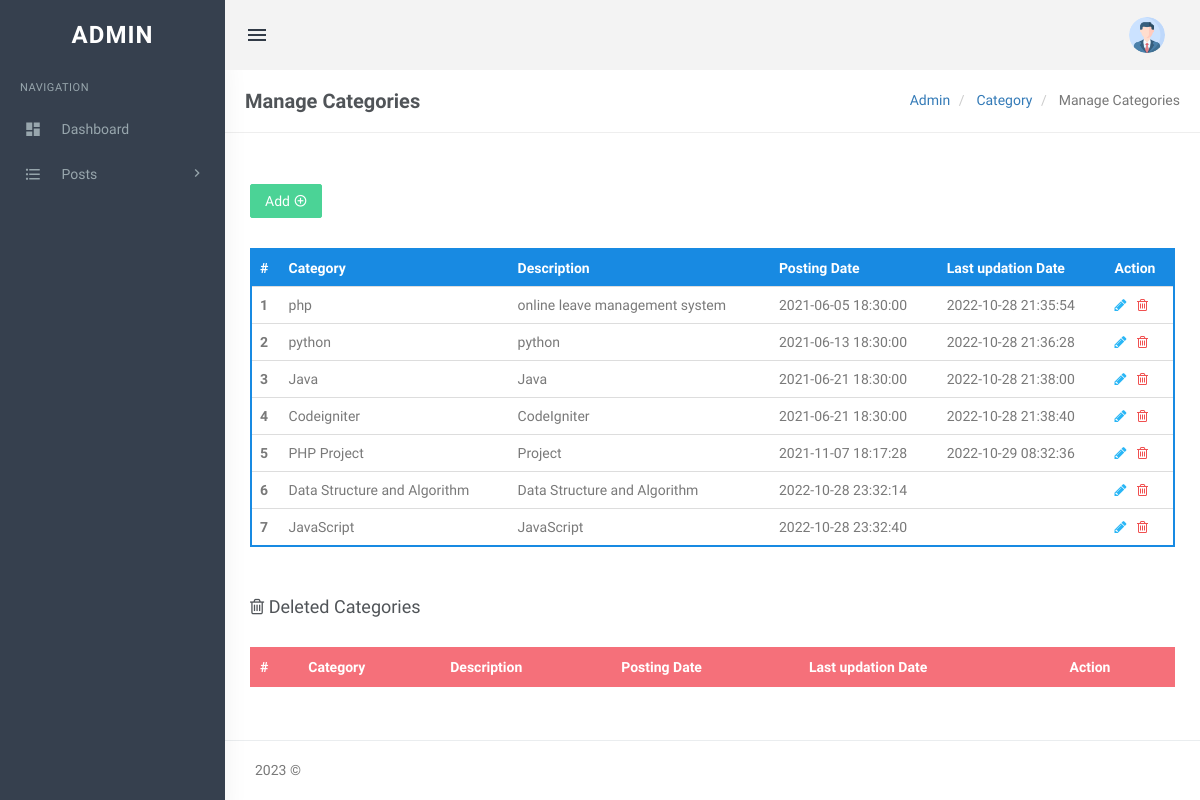
Screenshot of /php/admin/manage-categories.php with the database file from the repository.
### tables this page shows
CREATE TABLE `tblcategory` (
  `id` int(11) NOT NULL,
  `CategoryName` varchar(200) DEFAULT NULL,
  `Description` mediumtext DEFAULT NULL,
  `PostingDate` timestamp NULL DEFAULT current_timestamp(),
  `UpdationDate` timestamp NULL DEFAULT NULL ON UPDATE current_timestamp(),
  `Is_Active` int(1) DEFAULT NULL
);

### php/admin/manage-categories.php (the view, shortened to what this page needs)
<?php
include('includes/config.php');
?>
<!DOCTYPE html>
<html lang="en">
<head>
    <link href="assets/css/bootstrap.min.css" rel="stylesheet" type="text/css" />
    <link href="assets/css/core.css" rel="stylesheet" type="text/css" />
    <link href="assets/css/components.css" rel="stylesheet" type="text/css" />
    <link href="assets/css/icons.css" rel="stylesheet" type="text/css" />
    <link href="assets/css/pages.css" rel="stylesheet" type="text/css" />
    <link href="assets/css/menu.css" rel="stylesheet" type="text/css" />
    <link href="assets/css/responsive.css" rel="stylesheet" type="text/css" />
    <link rel="stylesheet" href="../plugins/switchery/switchery.min.css">
</head>
<body class="fixed-left">
    <div id="wrapper">
        <?php include('includes/topheader.php');?>
        <?php include('includes/leftsidebar.php');?>
        <div class="content-page">
            <div class="content">
                <div class="container">
                    <div class="row">
                        <div class="col-xs-12">
                            <div class="page-title-box">
                                <h4 class="page-title">Manage Categories</h4>
                                <ol class="breadcrumb p-0 m-0">
                                    <li>
                                        <a href="#">Admin</a>
                                    </li>
                                    <li>
                                        <a href="#">Category </a>
                                    </li>
                                    <li class="active">
                                        Manage Categories
                                    </li>
                                </ol>
                                <div class="clearfix"></div>
                            </div>
                        </div>
                    </div>
                    <div class="row">
                        <div class="col-sm-6">
                        </div>
                        <div class="row">
                            <div class="col-md-12">
                                <div class="demo-box m-t-20">
                                    <div class="m-b-30">
                                        <a href="add-category.php">
                                            <button id="addToTable" class="btn btn-success waves-effect waves-light">Add
                                                <i class="mdi mdi-plus-circle-outline"></i></button>
                                        </a>
                                    </div>
                                    <div class="table-responsive">
                                        <table class="table m-0 table-colored-bordered table-bordered-primary">
                                            <thead>
                                                <tr>
                                                    <th>#</th>
                                                    <th> Category</th>
                                                    <th>Description</th>
                                                    <th>Posting Date</th>
                                                    <th>Last updation Date</th>
                                                    <th>Action</th>
                                                </tr>
                                            </thead>
                                            <tbody>
                                                <?php
$query=mysqli_query($con,"Select id,CategoryName,Description,PostingDate,UpdationDate from  tblcategory where Is_Active=1");
$cnt=1;
while($row=mysqli_fetch_array($query))
{
?>
                                                <tr>
                                                    <th scope="row"><?php echo htmlentities($cnt);?></th>
                                                    <td><?php echo htmlentities($row['CategoryName']);?></td>
                                                    <td><?php echo htmlentities($row['Description']);?></td>
                                                    <td><?php echo htmlentities($row['PostingDate']);?></td>
                                                    <td><?php echo htmlentities($row['UpdationDate']);?></td>
                                                    <td><a
                                                            href="edit-category.php?cid=<?php echo htmlentities($row['id']);?>"><i
                                                                class="fa fa-pencil" style="color: #29b6f6;"></i></a>
                                                        &nbsp;<a
                                                            href="manage-categories.php?rid=<?php echo htmlentities($row['id']);?>&&action=del">
                                                            <i class="fa fa-trash-o" style="color: #f05050"></i></a>
                                                    </td>
                                                </tr>
                                                <?php
$cnt++;
 } ?>
                                            </tbody>
                                        </table>
                                    </div>
                                </div>
                            </div>
                        </div>
                        <div class="row">
                            <div class="col-md-12">
                                <div class="demo-box m-t-20">
                                    <div class="m-b-30">
                                        <h4><i class="fa fa-trash-o"></i> Deleted Categories</h4>
                                    </div>
                                    <div class="table-responsive">
                                        <table class="table m-0 table-colored-bordered table-bordered-danger">
                                            <thead>
                                                <tr>
                                                    <th>#</th>
                                                    <th> Category</th>
                                                    <th>Description</th>
                                                    <th>Posting Date</th>
                                                    <th>Last updation Date</th>
                                                    <th>Action</th>
                                                </tr>
                                            </thead>
                                        </table>
                                    </div>
                                </div>
                            </div>
                        </div>
                    </div>
                </div>
                <?php include('includes/footer.php');?>
            </div>
        </div>
</body>
</html>

### php/admin/assets/css/core.css (style rules this page uses)
body { font-family: 'Varela Round', sans-serif; margin: 0; padding-bottom: 60px; overflow-x: hidden; color: #797979; }
html { position: relative; min-height: 100%; }
.h1, .h2, .h3, .h4, .h5, .h6, h1, h2, h3, h4, h5, h6 { color: #505458; font-family: 'Hind Madurai', sans-serif; margin: 10px 0; }
* { outline: none !important; }
.container { width: auto; }
#wrapper { height: 100%; overflow: hidden; width: 100%; }
.p-0 { padding: 0 !important; }
.m-0 { margin: 0 !important; }
.m-t-20 { margin-top: 20px !important; }
.m-b-30 { margin-bottom: 30px !important; }
.row { margin-right: -10px; margin-left: -10px; }
.col-lg-1, .col-lg-10, .col-lg-11, .col-lg-12, .col-lg-2, .col-lg-3, .col-lg-4, .col-lg-5, .col-lg-6, .col-lg-7, .col-lg-8, .col-lg-9, .col-md-1, .col-md-10, .col-md-11, .col-md-12, .col-md-2, .col-md-3, .col-md-4, .col-md-5, .col-md-6, .col-md-7, .col-md-8, .col-md-9, .col-sm-1, .col-sm-10, .col-sm-11, .col-sm-12, .col-sm-2, .col-sm-3, .col-sm-4, .col-sm-5, .col-sm-6, .col-sm-7, .col-sm-8, .col-sm-9, .col-xs-1, .col-xs-10, .col-xs-11, .col-xs-12, .col-xs-2, .col-xs-3, .col-xs-4, .col-xs-5, .col-xs-6, .col-xs-7, .col-xs-8, .col-xs-9 { padding-left: 10px; padding-right: 10px; }
.breadcrumb { background-color: transparent; margin-bottom: 15px; padding-top: 10px; padding-left: 0; }
.waves-effect { position: relative; cursor: pointer; display: inline-block; overflow: hidden; -webkit-user-select: none; -moz-user-select: none; -ms-user-select: none; user-select: none; -webkit-tap-highlight-color: transparent; vertical-align: middle; z-index: 1; will-change: opacity, transform; -webkit-transition: all 0.3s ease-out; -moz-transition: all 0.3s ease-out; -o-transition: all 0.3s ease-out; -ms-transition: all 0.3s ease-out; transition: all 0.3s ease-out; }
.demo-box { padding: 10px 15px; }

### php/admin/assets/css/menu.css (style rules this page uses)
.content-page { margin-left: 225px; overflow: hidden; }
.content-page .content { padding: 0 5px 10px 5px; margin-top: 70px; }
.page-title { font-size: 20px; margin-bottom: 0; margin-top: 0; font-weight: 600; }
.page-title-box { padding: 20px; border-bottom: 1px solid #eee; margin: 0 -20px 20px -20px; }
.page-title-box .page-title { margin-bottom: 0; float: left; }
.page-title-box .breadcrumb { float: right; background-color: transparent !important; }

### rows the page displays
tblcategory: CategoryName "php", Description "online leave management system", PostingDate "2021-06-05 18:30:00", UpdationDate "2022-10-28 21:35:54"
tblcategory: CategoryName "python", Description "python", PostingDate "2021-06-13 18:30:00", UpdationDate "2022-10-28 21:36:28"
tblcategory: CategoryName "Java", Description "Java", PostingDate "2021-06-21 18:30:00", UpdationDate "2022-10-28 21:38:00"
tblcategory: CategoryName "Codeigniter", Description "CodeIgniter", PostingDate "2021-06-21 18:30:00", UpdationDate "2022-10-28 21:38:40"
tblcategory: CategoryName "PHP Project", Description "Project", PostingDate "2021-11-07 18:17:28", UpdationDate "2022-10-29 08:32:36"
tblcategory: CategoryName "Data Structure and Algorithm", Description "Data Structure and Algorithm", PostingDate "2022-10-28 23:32:14"
tblcategory: CategoryName "JavaScript", Description "JavaScript", PostingDate "2022-10-28 23:32:40"
